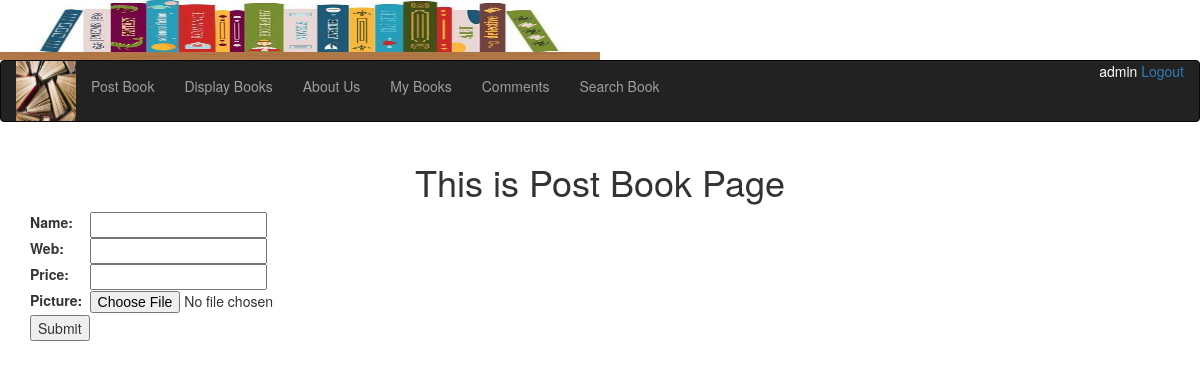
Page /postbook (signed in) on the committed database.
### bookMng/models.py (models this page shows, shortened)
class MainMenu(models.Model):
    item = models.CharField(max_length=200, unique=True)
    link = models.CharField(max_length=200, unique=True)

### bookMng/views.py (the view)
# urls.py: path('postbook', views.postbook, name='postbook'),
@login_required(login_url=reverse_lazy('login'))
def postbook(request):
    submitted = False
    if request.method == 'POST':
        form = BookForm(request.POST, request.FILES)
        if form.is_valid():
            book = form.save(commit=False)
            try:
                book.username = request.user
            except Exception:
                pass
            book.save()
            return HttpResponseRedirect('/postbook?submitted=True')
    else:
        form = BookForm()
        if 'submitted' in request.GET:
            submitted = True
    return render(request,
                  'bookMng/postbook.html',
                  {
                      'item_list': MainMenu.objects.all(),
                      'form': form,
                      'submitted': submitted
                  }
                  )

### bookMng/forms.py
class BookForm(ModelForm):
    class Meta:
        model = Book
        fields = [
            'name',
            'web',
            'price',
            'picture',
        ]

### bookEx/templates/bookMng/postbook.html (shortened to what this page needs)
{% extends "base.html" %}
{% load static %}
{% block sidenav %}
  {% for item in item_list %}
    <li>
      <a href="{{item.link}}">{{item.item}}</a>
    </li>
  {% endfor %}
{% endblock sidenav %}
{% block content %}
<h1 align="center">This is Post Book Page</h1>
{% if submitted %}
<h1 align="center">Post Book Successfully!</h1>
{% else %}
<form action="" enctype="multipart/form-data" method="post" novalidate>
    <table>
     {{ form.as_table }}
        <tr>
            <td>
                <input type="submit" value="Submit">
            </td>
        </tr>
    </table>
</form>
{% endif %}
{% endblock content %}

### bookEx/templates/base.html (shortened to what this page needs)
{% load static %}
<!DOCTYPE html>
<html lang="en">
<head>
    <link rel="stylesheet" href="https://maxcdn.bootstrapcdn.com/bootstrap/3.4.1/css/bootstrap.min.css">
</head>
<body>
    <img src="{% static 'banner.jpg'%}" height="60" width="600" alt=""/>
    <nav class="navbar navbar-inverse" style="margin-top: 0px;">
        <div class="container-fluid">
            <div class="navbar-header">
                <img src="{% static 'logo.jpg'%}" height="60" width="60" alt=""/>
             </div>
            <span style="float: right">
            {% if user.is_authenticated %}
                <span style="color:white">{{ user.username }}</span>
                <a href="{% url 'logout' %}?next=/">Logout</a>
            {% else %}
                <span style="color:white">Not Logged in</span>
                <a href="{% url 'login' %}?next=/"> Login </a>
            {% endif %}
            </span>
            <ul class="nav navbar-nav">
                {% block sidenav %}{% endblock sidenav %}
            </ul>
        </div>
    </nav>
    <div class="container">
        <section id="main">
            {% block content %}{% endblock content %}
        </section>
    </div>
</body>
</html>

### rows in the picture
MainMenu: item "Post Book"
MainMenu: item "Display Books"
MainMenu: item "About Us"
MainMenu: item "My Books"
MainMenu: item "Comments"
MainMenu: item "Search Book"

### other values in the picture
{{ user.username }} "admin"
